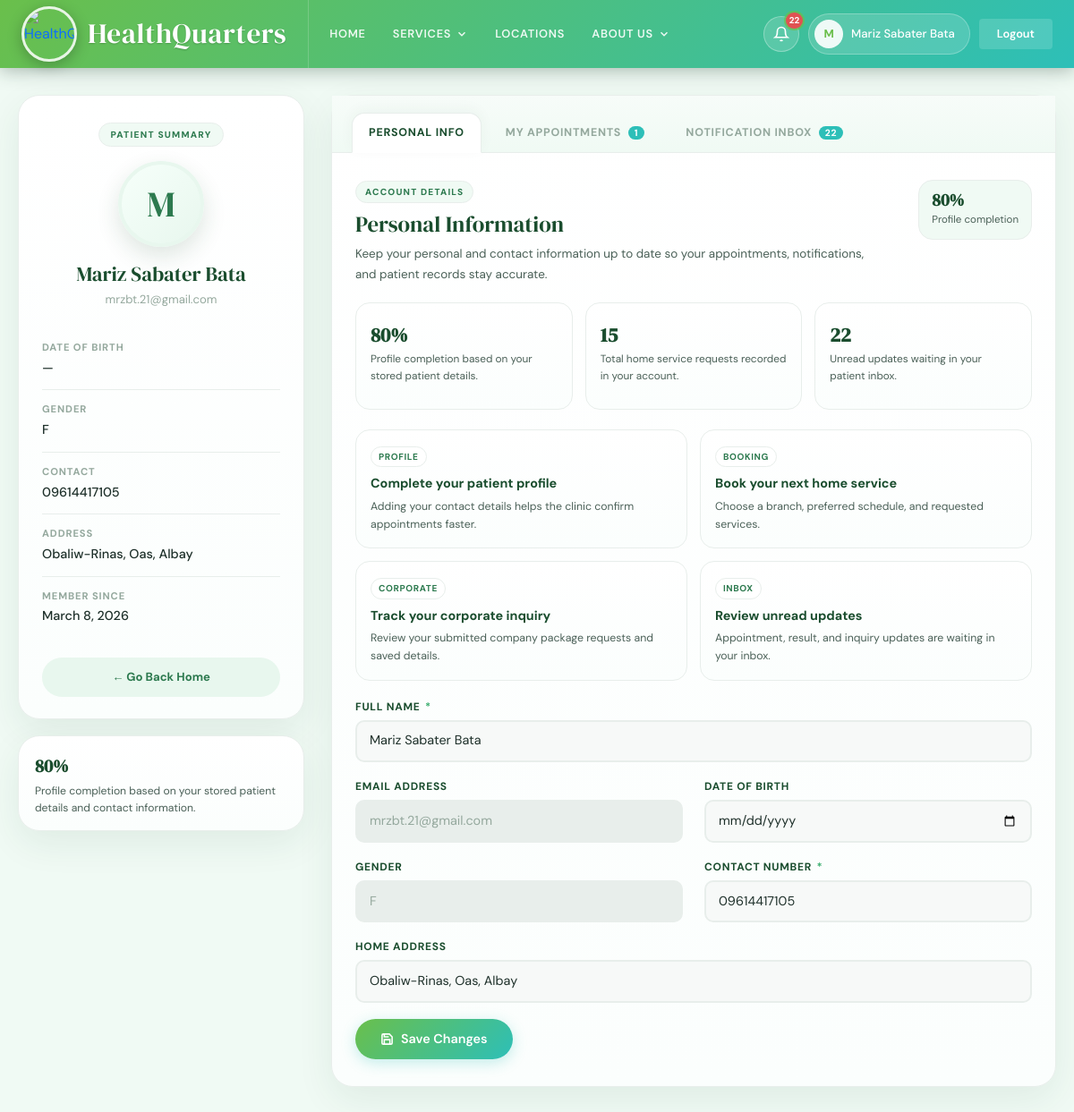
Screenshot of /profile.php (signed in) with the database file from the repository.
### tables this page shows
CREATE TABLE `users` (
  `user_id` int(11) NOT NULL,
  `fullname` varchar(100) NOT NULL,
  `email` varchar(100) NOT NULL,
  `password` varchar(255) NOT NULL,
  `address` text NOT NULL,
  `sex` char(1) NOT NULL,
  `contact_number` varchar(11) NOT NULL,
  `created_at` timestamp NOT NULL DEFAULT current_timestamp(),
  `role` enum('patient') NOT NULL DEFAULT 'patient',
  `age` int(11) DEFAULT NULL,
  `dob` date DEFAULT NULL
);

CREATE TABLE `corporate_inquiries` (
  `id` int(11) NOT NULL,
  `company_name` varchar(150) NOT NULL,
  `company_number` varchar(50) DEFAULT NULL,
  `industry` varchar(100) DEFAULT NULL,
  `company_size` varchar(50) DEFAULT NULL,
  `company_address` text DEFAULT NULL,
  `contact_person` varchar(100) NOT NULL,
  `designation` varchar(100) DEFAULT NULL,
  `email` varchar(100) NOT NULL,
  `contact_number` varchar(30) NOT NULL,
  `service_type` varchar(150) DEFAULT NULL,
  `emp_count` int(11) DEFAULT NULL,
  `schedule` varchar(100) DEFAULT NULL,
  `message` text DEFAULT NULL,
  `status` varchar(30) DEFAULT 'Pending',
  `created_at` datetime DEFAULT current_timestamp(),
  `user_id` int(11) DEFAULT NULL,
  `hmo_provider` varchar(120) DEFAULT NULL,
  `hmo_code` varchar(80) DEFAULT NULL,
  `hmo_coverage` varchar(80) DEFAULT NULL,
  `hmo_covered_count` int(11) DEFAULT NULL
);

### profile.php (the view, shortened to what the rows shown need)
<?php
require __DIR__ . '/includes/profile/bootstrap.php';
?>
<!DOCTYPE html>
<html lang="en">
<head>
  <link href="https://cdn.jsdelivr.net/npm/bootstrap@5.3.2/dist/css/bootstrap.min.css" rel="stylesheet">
</head>
<body>
<nav class="topbar">
  <div class="topbar-inner">
    <div class="topbar-right">
      <a href="profile.php" class="patient-chip">
        <div class="patient-avatar"><?= htmlspecialchars($initials) ?></div>
        <span class="patient-name"><?= htmlspecialchars($user['fullname'] ?? 'Patient') ?></span>
      </a>
    </div>
  </div>
</nav>
<div class="page-wrap">
  <div class="page-side">
    <div class="card">
      <div class="profile-shell">
        <div class="profile-kicker">Patient Summary</div>
        <div class="avatar-circle"><?= htmlspecialchars($initials) ?></div>
        <div class="profile-name"><?= htmlspecialchars($user['fullname'] ?? '—') ?></div>
        <div class="profile-email"><?= htmlspecialchars($user['email'] ?? '—') ?></div>
        <div class="info-grid">
          <div class="info-row"><span class="lbl">Date of Birth</span><span class="val"><?= isset($user['dob']) && $user['dob'] ? date('F j, Y', strtotime($user['dob'])) : '—' ?></span></div>
          <div class="info-row"><span class="lbl">Gender</span><span class="val"><?= htmlspecialchars($user['sex'] ?? '—') ?></span></div>
          <div class="info-row"><span class="lbl">Contact</span><span class="val"><?= htmlspecialchars($user['contact_number'] ?? '—') ?></span></div>
          <div class="info-row"><span class="lbl">Address</span><span class="val"><?= htmlspecialchars($user['address'] ?? '—') ?></span></div>
          <div class="info-row"><span class="lbl">Member Since</span><span class="val"><?= isset($user['created_at']) ? date('F j, Y', strtotime($user['created_at'])) : '—' ?></span></div>
        </div>
        <a href="homepage.php" class="back-home-link">
          ← Go Back Home
        </a>
      </div>
    </div>
  </div>
  <div class="card" style="overflow:visible;">
    <div class="tab-nav">
      <button class="tab-btn" onclick="switchTab('appointments',this)">
        My Appointments
        <?php $totalActive = $upcomingCount + $pendingCorpCount; if ($totalActive > 0): ?>
          <span style="background:var(--accent);color:#fff;border-radius:50px;padding:1px 7px;font-size:.65rem;margin-left:4px;"><?= $totalActive ?></span>
        <?php endif; ?>
      </button>
    </div>
    <div class="tab-panel active" id="tab-info">
      <form method="POST">
        <div class="form-grid">
          <div class="field full"><label>Full Name <span class="req">*</span></label><input type="text" name="fullname" value="<?= htmlspecialchars($user['fullname'] ?? '') ?>" required></div>
          <div class="field"><label>Email Address</label><input type="email" value="<?= htmlspecialchars($user['email'] ?? '') ?>" readonly></div>
          <div class="field"><label>Gender</label><input type="text" value="<?= htmlspecialchars($user['sex'] ?? '') ?>" readonly></div>
          <div class="field"><label>Contact Number <span class="req">*</span></label><input type="text" name="contact_number" value="<?= htmlspecialchars($user['contact_number'] ?? '') ?>" required></div>
          <div class="field full"><label>Home Address</label><input type="text" name="address" value="<?= htmlspecialchars($user['address'] ?? '') ?>" placeholder="e.g. 123 Rizal St, Quezon City"></div>
        </div>
      </form>
    </div>
  </div>
</div>
</body>
</html>

### rows the page displays
users: fullname "M", fullname "Mariz Sabater Bata", email "mrzbt.21@gmail.com", sex "F", contact_number "09614417105", address "Obaliw-Rinas, Oas, Albay", created_at "March 8, 2026"
corporate_inquiries: status "1"

### other values shown
$unreadCount "22"
hq_profile_completion_score($user) "80"
count($appointments) "15"
$step['badge'] "PROFILE"
$step['title'] "Complete your patient profile"
$step['detail'] "Adding your contact details helps the clinic confirm appointments faster."
$step['badge'] "BOOKING"
$step['title'] "Book your next home service"
$step['detail'] "Choose a branch, preferred schedule, and requested services."
$step['badge'] "CORPORATE"
$step['title'] "Track your corporate inquiry"
$step['detail'] "Review your submitted company package requests and saved details."
$step['badge'] "INBOX"
$step['title'] "Review unread updates"
$step['detail'] "Appointment, result, and inquiry updates are waiting in your inbox."
